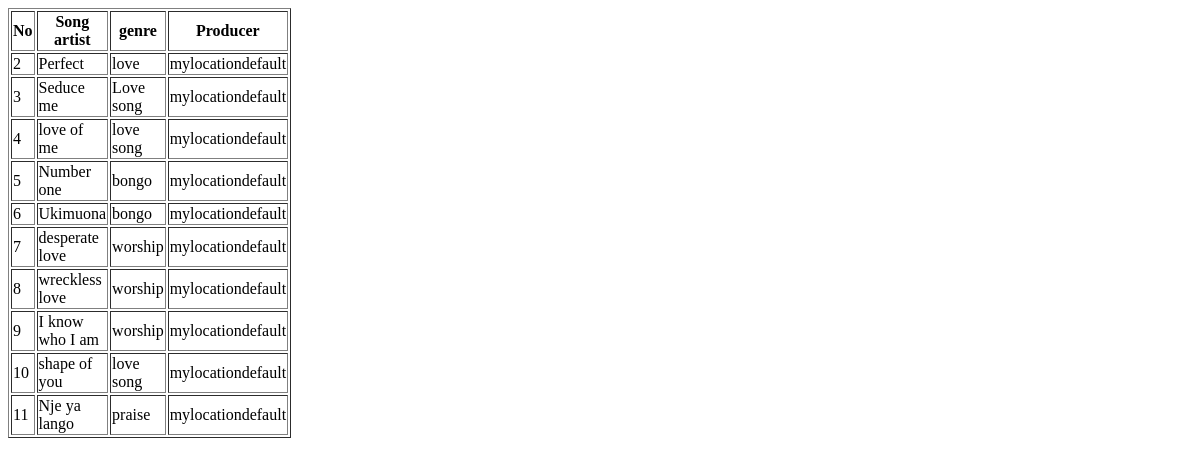
Page /profiles/song/ on the earlier database version.
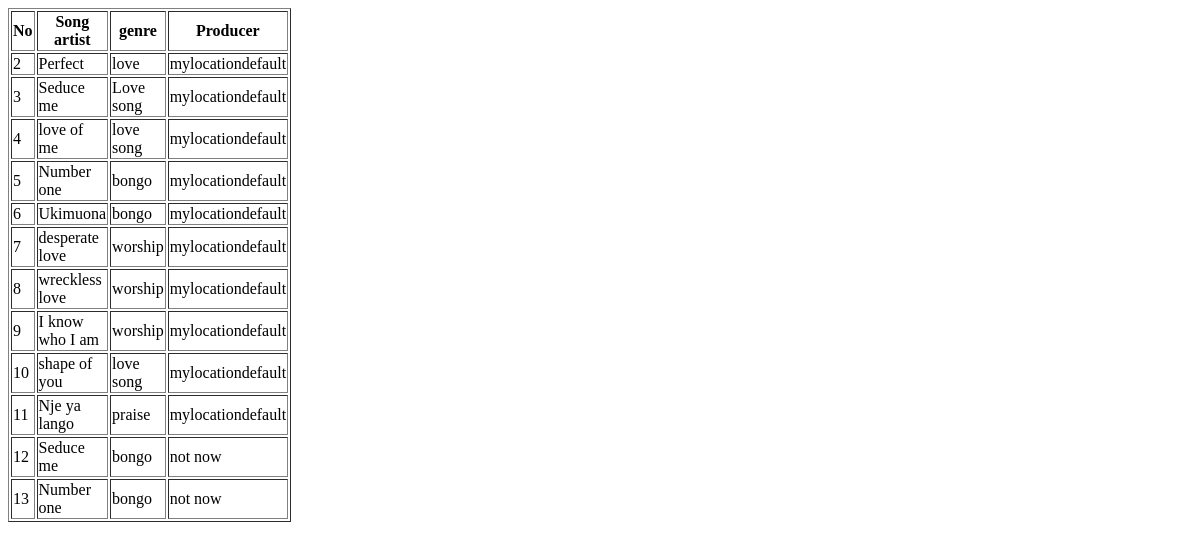
Same page on the later database version.
### profiles/models.py (models this page shows)
class Song(models.Model):
	song = models.CharField(max_length=120)
	genre = models.TextField(max_length =120)
	producer = models.TextField(max_length = 100, default = 'mylocationdefault')
	def __str__(self):
		return self.song

### profiles/views.py (the view)
# urls.py: path('song/', views.song, name='song'),
def song(request):
	songs = Song.objects.all()
	template = 'song.html'
	return render(request,template,{"Song":songs})

### template/song.html (shortened to what this page needs)
<!DOCTYPE html>
<html>
<head>
</head>
<body>
<table width ="100px" border="1px solid red">
  <tr>
    <th>No</th>
    <th>Song artist</th>
    <th>genre</th>
    <th>Producer</th>
  </tr>
  {% for i in Song %}
  <tr>
    <td>{{ i.id }}</td>
    <td>{{ i.song }}</td>
    <td>{{ i.genre }}</td>
    <td>{{ i.producer }}</td
  </tr>
  {%  endfor %}
</table>
</body>
</html>

Differences in the rows shown:
added Song: id "12", song "Seduce me", genre "bongo", producer "not now"
added Song: id "13", song "Number one", genre "bongo", producer "not now"
